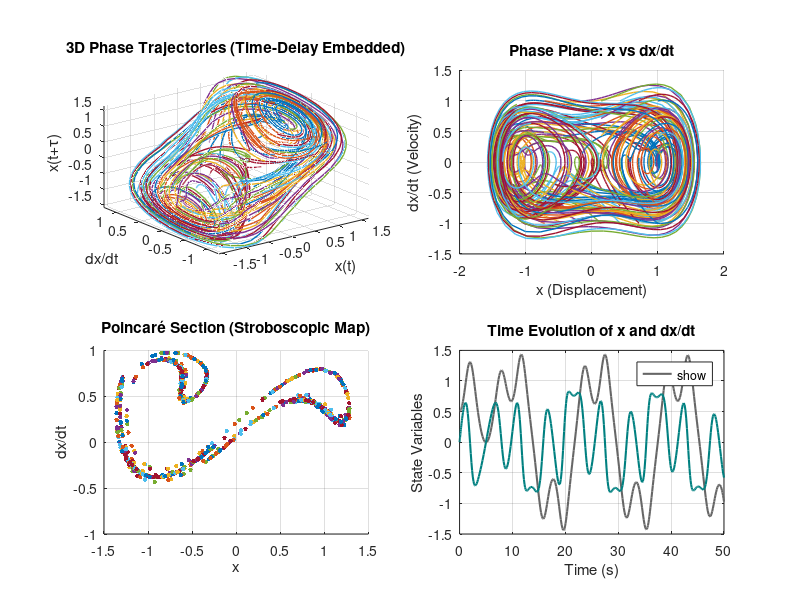

Recreate this plot in MATLAB.
clc, clear, close all;

% We want to see the trajectory of the Duffing oscillator for certain values of
% alpha, beta, delta, and gamma. The forced Duffing system is characterised by
% the following differential equations:
%
% x˙1 = x2 (2.1)
% x˙2 = -delta*x2 - alpha*x1 - beta*x1^3 + gamma*cos(omega*t) (2.2)
%
% This system exhibits chaotic behavior for parameters alpha = -1, beta = 1,
% delta = 0.3, gamma = 0.5, omega = 1.4, with initial conditions (0.1, 0.1)^T.
% Duffing system parameters


delta = 0.3;   % damping coefficient
alpha = -1.0;  % linear stiffness
beta = 1.0;    % nonlinear stiffness coefficient
gamma = 0.5;   % forcing amplitude
omega = 1.2;   % forcing frequency


% Define the Duffing system equations
Duffing_System = @(t, x) [
    x(2);
    -delta*x(2) - alpha*x(1) - beta*x(1)^3 + gamma*cos(omega*t);
];


% Time span (long enough to see chaotic behavior)
t_span = [0 10];


% Define a set of initial conditions (focusing on the chaotic regime)
x1_values = linspace(-1, 1, 8);
x2_values = linspace(-1, 1, 8);


% Store all initial conditions
initial_conditions = [];
for i = 1:length(x1_values)
    for j = 1:length(x2_values)
        initial_conditions = [initial_conditions; x1_values(i), x2_values(j)];
    end
end


% Create figure window
figure('Position', [100, 100, 1200, 900]);


% Subplot 1: 3D Phase Portrait (using time-delay embedding for 3D view)
subplot(2, 2, 1);
hold on;
grid on;
title('3D Phase Trajectories (Time-Delay Embedded)');
xlabel('x(t)');
ylabel('dx/dt');
zlabel('x(t+\tau)');
view(3);


colors = lines(size(initial_conditions, 1));


for i = 1:size(initial_conditions, 1)
    [~, X] = ode45(Duffing_System, t_span, initial_conditions(i,:));
    
    % Create time-delay embedding for 3D plot
    tau = 5; % time delay
    n = length(X(:,1));
    x = X(1:n-tau,1);
    y = X(1:n-tau,2);
    z = X(1+tau:n,1);
    
    plot3(x, y, z, 'Color', colors(i,:), 'LineWidth', 1);
end


axis tight;
rotate3d on;


% Subplot 2: 2D Phase Plane (x vs dx/dt)
subplot(2, 2, 2);
hold on; grid on;
title('Phase Plane: x vs dx/dt');
xlabel('x (Displacement)');
ylabel('dx/dt (Velocity)');


for i = 1:size(initial_conditions, 1)
    [~, X] = ode45(Duffing_System, t_span, initial_conditions(i,:));
    plot(X(:,1), X(:,2), 'Color', colors(i,:), 'LineWidth', 1);
end


% Subplot 3: Poincaré Section (stroboscopic map at forcing frequency)
subplot(2, 2, 3);
hold on; grid on;
title('Poincaré Section (Stroboscopic Map)');
xlabel('x');
ylabel('dx/dt');


% Sample at the forcing period (T = 2π/ω)
forcing_period = 2*pi/omega;
t_span_poincare = 0:forcing_period:200;


for i = 1:size(initial_conditions, 1)
    [~, X] = ode45(Duffing_System, t_span_poincare, initial_conditions(i,:));
    plot(X(20:end,1), X(20:end,2), '.', 'Color', colors(i,:), 'MarkerSize', 10);
end


% Subplot 4: Time Evolution from a Representative Initial Condition
subplot(2, 2, 4);
initial_condition = [0.5; 0]; % pick one in the chaotic regime
[T, X] = ode45(Duffing_System, [0 50], initial_condition);


plot(T, X(:,1), 'Color', [0.4 0.4 0.4], 'LineWidth', 1.5, 'DisplayName', 'x(t)');
hold on;
plot(T, X(:,2), 'Color', [0 0.5 0.5], 'LineWidth', 1.5, 'DisplayName', 'dx/dt(t)');


xlabel('Time (s)');
ylabel('State Variables');
title('Time Evolution of x and dx/dt');
legend('show', 'Location', 'best');
grid on;
